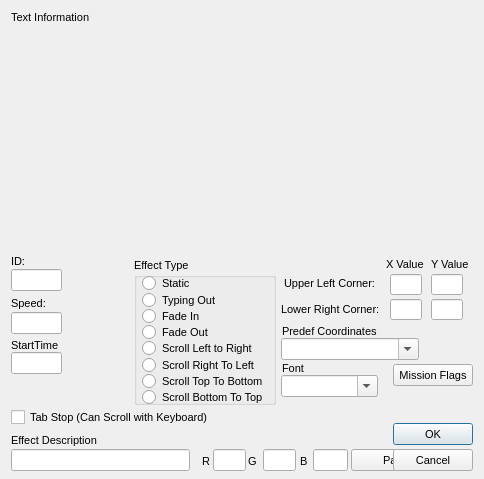
<?xml version="1.0"?>
<ui version="4.0">
  <class>BriefTextDialog</class>
  <widget class="QDialog" name="IDD_BRIEF_ADDTEXT">
    <property name="geometry">
      <rect>
        <x>0</x>
        <y>0</y>
        <width>484</width>
        <height>479</height>
      </rect>
    </property>
    <property name="windowTitle">
      <string>Text Effect</string>
    </property>
    <property name="font">
      <font>
        <family>Liberation Sans</family>
        <pointsize>8</pointsize>
        <bold>false</bold>
        <italic>false</italic>
      </font>
    </property>
    <property name="enabled">
      <bool>true</bool>
    </property>
    <property name="windowFlags">
      <set>Qt::Dialog|Qt::WindowCloseButtonHint</set>
    </property>
    <property name="minimumSize">
      <size>
        <width>484</width>
        <height>479</height>
      </size>
    </property>
    <property name="maximumSize">
      <size>
        <width>484</width>
        <height>479</height>
      </size>
    </property>
    <widget class="QGroupBox" name="IDC_STATIC">
      <property name="geometry">
        <rect>
          <x>134</x>
          <y>258</y>
          <width>142</width>
          <height>147</height>
        </rect>
      </property>
      <property name="title">
        <string>Effect Type</string>
      </property>
      <property name="visible">
        <bool>true</bool>
      </property>
      <property name="enabled">
        <bool>true</bool>
      </property>
      <property name="flat">
        <bool>false</bool>
      </property>
      <widget class="QRadioButton" name="IDC_BRIEF_T_STATIC">
        <property name="geometry">
          <rect>
            <x>8</x>
            <y>17</y>
            <width>54</width>
            <height>16</height>
          </rect>
        </property>
        <property name="text">
          <string>Static</string>
        </property>
        <property name="visible">
          <bool>true</bool>
        </property>
        <property name="enabled">
          <bool>true</bool>
        </property>
      </widget>
      <widget class="QRadioButton" name="IDC_BRIEF_T_TYPE">
        <property name="geometry">
          <rect>
            <x>8</x>
            <y>34</y>
            <width>81</width>
            <height>16</height>
          </rect>
        </property>
        <property name="text">
          <string>Typing Out</string>
        </property>
        <property name="visible">
          <bool>true</bool>
        </property>
        <property name="enabled">
          <bool>true</bool>
        </property>
      </widget>
      <widget class="QRadioButton" name="IDC_BRIEF_T_FADEIN">
        <property name="geometry">
          <rect>
            <x>8</x>
            <y>50</y>
            <width>64</width>
            <height>16</height>
          </rect>
        </property>
        <property name="text">
          <string>Fade In</string>
        </property>
        <property name="visible">
          <bool>true</bool>
        </property>
        <property name="enabled">
          <bool>true</bool>
        </property>
      </widget>
      <widget class="QRadioButton" name="IDC_BRIEF_T_FADEOUT">
        <property name="geometry">
          <rect>
            <x>8</x>
            <y>66</y>
            <width>72</width>
            <height>16</height>
          </rect>
        </property>
        <property name="text">
          <string>Fade Out</string>
        </property>
        <property name="visible">
          <bool>true</bool>
        </property>
        <property name="enabled">
          <bool>true</bool>
        </property>
      </widget>
      <widget class="QRadioButton" name="IDC_BRIEF_T_SL2R">
        <property name="geometry">
          <rect>
            <x>8</x>
            <y>82</y>
            <width>118</width>
            <height>16</height>
          </rect>
        </property>
        <property name="text">
          <string>Scroll Left to Right</string>
        </property>
        <property name="visible">
          <bool>true</bool>
        </property>
        <property name="enabled">
          <bool>true</bool>
        </property>
      </widget>
      <widget class="QRadioButton" name="IDC_BRIEF_T_SR2L">
        <property name="geometry">
          <rect>
            <x>8</x>
            <y>99</y>
            <width>123</width>
            <height>16</height>
          </rect>
        </property>
        <property name="text">
          <string>Scroll Right To Left</string>
        </property>
        <property name="visible">
          <bool>true</bool>
        </property>
        <property name="enabled">
          <bool>true</bool>
        </property>
      </widget>
      <widget class="QRadioButton" name="IDC_BRIEF_T_ST2B">
        <property name="geometry">
          <rect>
            <x>8</x>
            <y>115</y>
            <width>128</width>
            <height>16</height>
          </rect>
        </property>
        <property name="text">
          <string>Scroll Top To Bottom</string>
        </property>
        <property name="visible">
          <bool>true</bool>
        </property>
        <property name="enabled">
          <bool>true</bool>
        </property>
      </widget>
      <widget class="QRadioButton" name="IDC_BRIEF_T_SB2T">
        <property name="geometry">
          <rect>
            <x>8</x>
            <y>131</y>
            <width>130</width>
            <height>16</height>
          </rect>
        </property>
        <property name="text">
          <string>Scroll Bottom To Top</string>
        </property>
        <property name="visible">
          <bool>true</bool>
        </property>
        <property name="enabled">
          <bool>true</bool>
        </property>
      </widget>
    </widget>
    <widget class="QLabel" name="IDC_STATIC_2">
      <property name="geometry">
        <rect>
          <x>11</x>
          <y>11</y>
          <width>83</width>
          <height>13</height>
        </rect>
      </property>
      <property name="text">
        <string>Text Information</string>
      </property>
      <property name="visible">
        <bool>true</bool>
      </property>
      <property name="enabled">
        <bool>true</bool>
      </property>
      <property name="alignment">
        <set>Qt::AlignLeft</set>
      </property>
    </widget>
    <widget class="QLabel" name="IDC_RICHFRAME">
      <property name="geometry">
        <rect>
          <x>11</x>
          <y>24</y>
          <width>462</width>
          <height>224</height>
        </rect>
      </property>
      <property name="visible">
        <bool>true</bool>
      </property>
      <property name="enabled">
        <bool>true</bool>
      </property>
      <property name="alignment">
        <set>Qt::AlignHCenter</set>
      </property>
    </widget>
    <widget class="QLabel" name="IDC_STATIC_3">
      <property name="geometry">
        <rect>
          <x>11</x>
          <y>255</y>
          <width>16</width>
          <height>13</height>
        </rect>
      </property>
      <property name="text">
        <string>ID:</string>
      </property>
      <property name="visible">
        <bool>true</bool>
      </property>
      <property name="enabled">
        <bool>true</bool>
      </property>
      <property name="alignment">
        <set>Qt::AlignLeft</set>
      </property>
    </widget>
    <widget class="QLabel" name="IDC_STATIC_4">
      <property name="geometry">
        <rect>
          <x>386</x>
          <y>258</y>
          <width>41</width>
          <height>13</height>
        </rect>
      </property>
      <property name="text">
        <string>X Value</string>
      </property>
      <property name="visible">
        <bool>true</bool>
      </property>
      <property name="enabled">
        <bool>true</bool>
      </property>
      <property name="alignment">
        <set>Qt::AlignLeft</set>
      </property>
    </widget>
    <widget class="QLabel" name="IDC_STATIC_5">
      <property name="geometry">
        <rect>
          <x>431</x>
          <y>258</y>
          <width>41</width>
          <height>13</height>
        </rect>
      </property>
      <property name="text">
        <string>Y Value</string>
      </property>
      <property name="visible">
        <bool>true</bool>
      </property>
      <property name="enabled">
        <bool>true</bool>
      </property>
      <property name="alignment">
        <set>Qt::AlignLeft</set>
      </property>
    </widget>
    <widget class="QLineEdit" name="IDC_BRIEF_T_ID">
      <property name="geometry">
        <rect>
          <x>11</x>
          <y>269</y>
          <width>51</width>
          <height>22</height>
        </rect>
      </property>
      <property name="visible">
        <bool>true</bool>
      </property>
      <property name="enabled">
        <bool>true</bool>
      </property>
    </widget>
    <widget class="QLineEdit" name="IDC_BRIEF_T_UL_X">
      <property name="geometry">
        <rect>
          <x>390</x>
          <y>274</y>
          <width>32</width>
          <height>21</height>
        </rect>
      </property>
      <property name="visible">
        <bool>true</bool>
      </property>
      <property name="enabled">
        <bool>true</bool>
      </property>
    </widget>
    <widget class="QLineEdit" name="IDC_BRIEF_T_UL_Y">
      <property name="geometry">
        <rect>
          <x>431</x>
          <y>274</y>
          <width>32</width>
          <height>21</height>
        </rect>
      </property>
      <property name="visible">
        <bool>true</bool>
      </property>
      <property name="enabled">
        <bool>true</bool>
      </property>
    </widget>
    <widget class="QLabel" name="IDC_STATIC_6">
      <property name="geometry">
        <rect>
          <x>284</x>
          <y>277</y>
          <width>97</width>
          <height>13</height>
        </rect>
      </property>
      <property name="text">
        <string>Upper Left Corner:</string>
      </property>
      <property name="visible">
        <bool>true</bool>
      </property>
      <property name="enabled">
        <bool>true</bool>
      </property>
      <property name="alignment">
        <set>Qt::AlignLeft</set>
      </property>
    </widget>
    <widget class="QLabel" name="IDC_STATIC_7">
      <property name="geometry">
        <rect>
          <x>11</x>
          <y>297</y>
          <width>38</width>
          <height>13</height>
        </rect>
      </property>
      <property name="text">
        <string>Speed:</string>
      </property>
      <property name="visible">
        <bool>true</bool>
      </property>
      <property name="enabled">
        <bool>true</bool>
      </property>
      <property name="alignment">
        <set>Qt::AlignLeft</set>
      </property>
    </widget>
    <widget class="QLineEdit" name="IDC_BRIEF_T_LR_X">
      <property name="geometry">
        <rect>
          <x>390</x>
          <y>299</y>
          <width>32</width>
          <height>21</height>
        </rect>
      </property>
      <property name="visible">
        <bool>true</bool>
      </property>
      <property name="enabled">
        <bool>true</bool>
      </property>
    </widget>
    <widget class="QLineEdit" name="IDC_BRIEF_T_LR_Y">
      <property name="geometry">
        <rect>
          <x>431</x>
          <y>299</y>
          <width>32</width>
          <height>21</height>
        </rect>
      </property>
      <property name="visible">
        <bool>true</bool>
      </property>
      <property name="enabled">
        <bool>true</bool>
      </property>
    </widget>
    <widget class="QLabel" name="IDC_STATIC_8">
      <property name="geometry">
        <rect>
          <x>281</x>
          <y>303</y>
          <width>102</width>
          <height>13</height>
        </rect>
      </property>
      <property name="text">
        <string>Lower Right Corner:</string>
      </property>
      <property name="visible">
        <bool>true</bool>
      </property>
      <property name="enabled">
        <bool>true</bool>
      </property>
      <property name="alignment">
        <set>Qt::AlignLeft</set>
      </property>
    </widget>
    <widget class="QLineEdit" name="IDC_BRIEF_T_SPEED">
      <property name="geometry">
        <rect>
          <x>11</x>
          <y>312</y>
          <width>51</width>
          <height>22</height>
        </rect>
      </property>
      <property name="visible">
        <bool>true</bool>
      </property>
      <property name="enabled">
        <bool>true</bool>
      </property>
    </widget>
    <widget class="QLabel" name="IDC_STATIC_9">
      <property name="geometry">
        <rect>
          <x>282</x>
          <y>325</y>
          <width>101</width>
          <height>13</height>
        </rect>
      </property>
      <property name="text">
        <string>Predef Coordinates</string>
      </property>
      <property name="visible">
        <bool>true</bool>
      </property>
      <property name="enabled">
        <bool>true</bool>
      </property>
      <property name="alignment">
        <set>Qt::AlignLeft</set>
      </property>
    </widget>
    <widget class="QComboBox" name="IDC_BRIEF_T_PREDEF">
      <property name="maxVisibleItems">
        <number>3</number>
      </property>
      <property name="geometry">
        <rect>
          <x>281</x>
          <y>338</y>
          <width>138</width>
          <height>22</height>
        </rect>
      </property>
      <property name="visible">
        <bool>true</bool>
      </property>
      <property name="enabled">
        <bool>true</bool>
      </property>
      <property name="editable">
        <bool>true</bool>
      </property>
    </widget>
    <widget class="QLabel" name="IDC_STATIC_10">
      <property name="geometry">
        <rect>
          <x>11</x>
          <y>339</y>
          <width>49</width>
          <height>13</height>
        </rect>
      </property>
      <property name="text">
        <string>StartTime</string>
      </property>
      <property name="visible">
        <bool>true</bool>
      </property>
      <property name="enabled">
        <bool>true</bool>
      </property>
      <property name="alignment">
        <set>Qt::AlignLeft</set>
      </property>
    </widget>
    <widget class="QLineEdit" name="IDC_BRIEF_T_STARTTIME">
      <property name="geometry">
        <rect>
          <x>11</x>
          <y>352</y>
          <width>51</width>
          <height>22</height>
        </rect>
      </property>
      <property name="visible">
        <bool>true</bool>
      </property>
      <property name="enabled">
        <bool>true</bool>
      </property>
    </widget>
    <widget class="QLabel" name="IDC_STATIC_11">
      <property name="geometry">
        <rect>
          <x>282</x>
          <y>362</y>
          <width>44</width>
          <height>13</height>
        </rect>
      </property>
      <property name="text">
        <string>Font</string>
      </property>
      <property name="visible">
        <bool>true</bool>
      </property>
      <property name="enabled">
        <bool>true</bool>
      </property>
      <property name="alignment">
        <set>Qt::AlignLeft</set>
      </property>
    </widget>
    <widget class="QPushButton" name="IDC_MISSIONFLAGS">
      <property name="geometry">
        <rect>
          <x>393</x>
          <y>364</y>
          <width>80</width>
          <height>22</height>
        </rect>
      </property>
      <property name="text">
        <string>Mission Flags</string>
      </property>
      <property name="visible">
        <bool>true</bool>
      </property>
      <property name="enabled">
        <bool>true</bool>
      </property>
      <property name="default">
        <bool>false</bool>
      </property>
      <property name="autoDefault">
        <bool>false</bool>
      </property>
    </widget>
    <widget class="QComboBox" name="IDC_BRIEF_T_FONT">
      <property name="maxVisibleItems">
        <number>3</number>
      </property>
      <property name="geometry">
        <rect>
          <x>281</x>
          <y>375</y>
          <width>97</width>
          <height>22</height>
        </rect>
      </property>
      <property name="visible">
        <bool>true</bool>
      </property>
      <property name="enabled">
        <bool>true</bool>
      </property>
      <property name="editable">
        <bool>true</bool>
      </property>
    </widget>
    <widget class="QCheckBox" name="IDC_TABSTOP">
      <property name="geometry">
        <rect>
          <x>11</x>
          <y>409</y>
          <width>208</width>
          <height>16</height>
        </rect>
      </property>
      <property name="text">
        <string>Tab Stop (Can Scroll with Keyboard)</string>
      </property>
      <property name="visible">
        <bool>true</bool>
      </property>
      <property name="enabled">
        <bool>true</bool>
      </property>
    </widget>
    <widget class="QPushButton" name="IDOK">
      <property name="geometry">
        <rect>
          <x>393</x>
          <y>423</y>
          <width>80</width>
          <height>22</height>
        </rect>
      </property>
      <property name="text">
        <string>OK</string>
      </property>
      <property name="visible">
        <bool>true</bool>
      </property>
      <property name="enabled">
        <bool>true</bool>
      </property>
      <property name="default">
        <bool>true</bool>
      </property>
      <property name="autoDefault">
        <bool>true</bool>
      </property>
    </widget>
    <widget class="QLabel" name="IDC_STATIC_12">
      <property name="geometry">
        <rect>
          <x>11</x>
          <y>434</y>
          <width>101</width>
          <height>13</height>
        </rect>
      </property>
      <property name="text">
        <string>Effect Description</string>
      </property>
      <property name="visible">
        <bool>true</bool>
      </property>
      <property name="enabled">
        <bool>true</bool>
      </property>
      <property name="alignment">
        <set>Qt::AlignLeft</set>
      </property>
    </widget>
    <widget class="QLineEdit" name="IDC_BRIEF_T_DESC">
      <property name="geometry">
        <rect>
          <x>11</x>
          <y>449</y>
          <width>179</width>
          <height>22</height>
        </rect>
      </property>
      <property name="visible">
        <bool>true</bool>
      </property>
      <property name="enabled">
        <bool>true</bool>
      </property>
    </widget>
    <widget class="QLineEdit" name="IDC_BRIEF_COLOR_R">
      <property name="geometry">
        <rect>
          <x>213</x>
          <y>449</y>
          <width>33</width>
          <height>22</height>
        </rect>
      </property>
      <property name="visible">
        <bool>true</bool>
      </property>
      <property name="enabled">
        <bool>true</bool>
      </property>
    </widget>
    <widget class="QLineEdit" name="IDC_BRIEF_COLOR_G">
      <property name="geometry">
        <rect>
          <x>263</x>
          <y>449</y>
          <width>33</width>
          <height>22</height>
        </rect>
      </property>
      <property name="visible">
        <bool>true</bool>
      </property>
      <property name="enabled">
        <bool>true</bool>
      </property>
    </widget>
    <widget class="QLineEdit" name="IDC_BRIEF_COLOR_B">
      <property name="geometry">
        <rect>
          <x>313</x>
          <y>449</y>
          <width>35</width>
          <height>22</height>
        </rect>
      </property>
      <property name="visible">
        <bool>true</bool>
      </property>
      <property name="enabled">
        <bool>true</bool>
      </property>
    </widget>
    <widget class="QPushButton" name="IDC_BRIEF_COLOR_PAL">
      <property name="geometry">
        <rect>
          <x>351</x>
          <y>449</y>
          <width>80</width>
          <height>22</height>
        </rect>
      </property>
      <property name="text">
        <string>Pal</string>
      </property>
      <property name="visible">
        <bool>true</bool>
      </property>
      <property name="enabled">
        <bool>true</bool>
      </property>
      <property name="default">
        <bool>false</bool>
      </property>
      <property name="autoDefault">
        <bool>false</bool>
      </property>
    </widget>
    <widget class="QPushButton" name="IDCANCEL">
      <property name="geometry">
        <rect>
          <x>393</x>
          <y>449</y>
          <width>80</width>
          <height>22</height>
        </rect>
      </property>
      <property name="text">
        <string>Cancel</string>
      </property>
      <property name="visible">
        <bool>true</bool>
      </property>
      <property name="enabled">
        <bool>true</bool>
      </property>
      <property name="default">
        <bool>false</bool>
      </property>
      <property name="autoDefault">
        <bool>false</bool>
      </property>
    </widget>
    <widget class="QLabel" name="IDC_STATIC_13">
      <property name="geometry">
        <rect>
          <x>202</x>
          <y>455</y>
          <width>12</width>
          <height>13</height>
        </rect>
      </property>
      <property name="text">
        <string>R</string>
      </property>
      <property name="visible">
        <bool>true</bool>
      </property>
      <property name="enabled">
        <bool>true</bool>
      </property>
      <property name="alignment">
        <set>Qt::AlignLeft</set>
      </property>
    </widget>
    <widget class="QLabel" name="IDC_STATIC_14">
      <property name="geometry">
        <rect>
          <x>248</x>
          <y>455</y>
          <width>12</width>
          <height>13</height>
        </rect>
      </property>
      <property name="text">
        <string>G</string>
      </property>
      <property name="visible">
        <bool>true</bool>
      </property>
      <property name="enabled">
        <bool>true</bool>
      </property>
      <property name="alignment">
        <set>Qt::AlignLeft</set>
      </property>
    </widget>
    <widget class="QLabel" name="IDC_STATIC_15">
      <property name="geometry">
        <rect>
          <x>300</x>
          <y>455</y>
          <width>12</width>
          <height>13</height>
        </rect>
      </property>
      <property name="text">
        <string>B</string>
      </property>
      <property name="visible">
        <bool>true</bool>
      </property>
      <property name="enabled">
        <bool>true</bool>
      </property>
      <property name="alignment">
        <set>Qt::AlignLeft</set>
      </property>
    </widget>
  </widget>
</ui>
